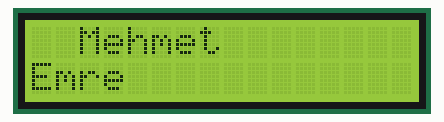
Bench run of a sketch on a simulated Arduino Uno, built with avr-gcc and run on an emulated ATmega328P. On the bench: 16×2 character LCD.

Above: at 0.1 s.
At 3.1 s:
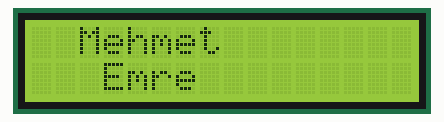
At 5.2 s:
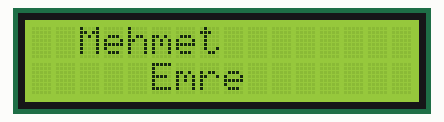
At 7.2 s:
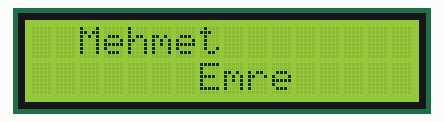
At 11.2 s:
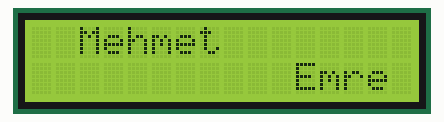
At 15.2 s:
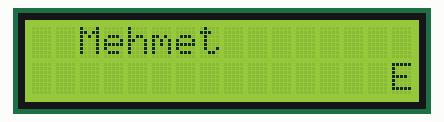

Measured:
- by itself, everything shown: repeats every 16.2 s, in 17 steps
- what the display in image 0 shows lasts 1.0 s, from 0.1 s to 1.1 s

The sketch:

sketch_feb19a.ino
```cpp
#include <LiquidCrystal_I2C.h>

LiquidCrystal_I2C lcd(0x27,16,2);
void setup() {


}

void loop() {
  lcd.init();
  lcd.backlight();
  lcd.setCursor(2,0);
  lcd.print("Mehmet");

  for(int i=0;i<16;i++)
  {
    lcd.setCursor(i,1);
    lcd.print("Emre");
    delay(1000);
    lcd.setCursor(i,1);
    lcd.print(" ");
  }


}
```
